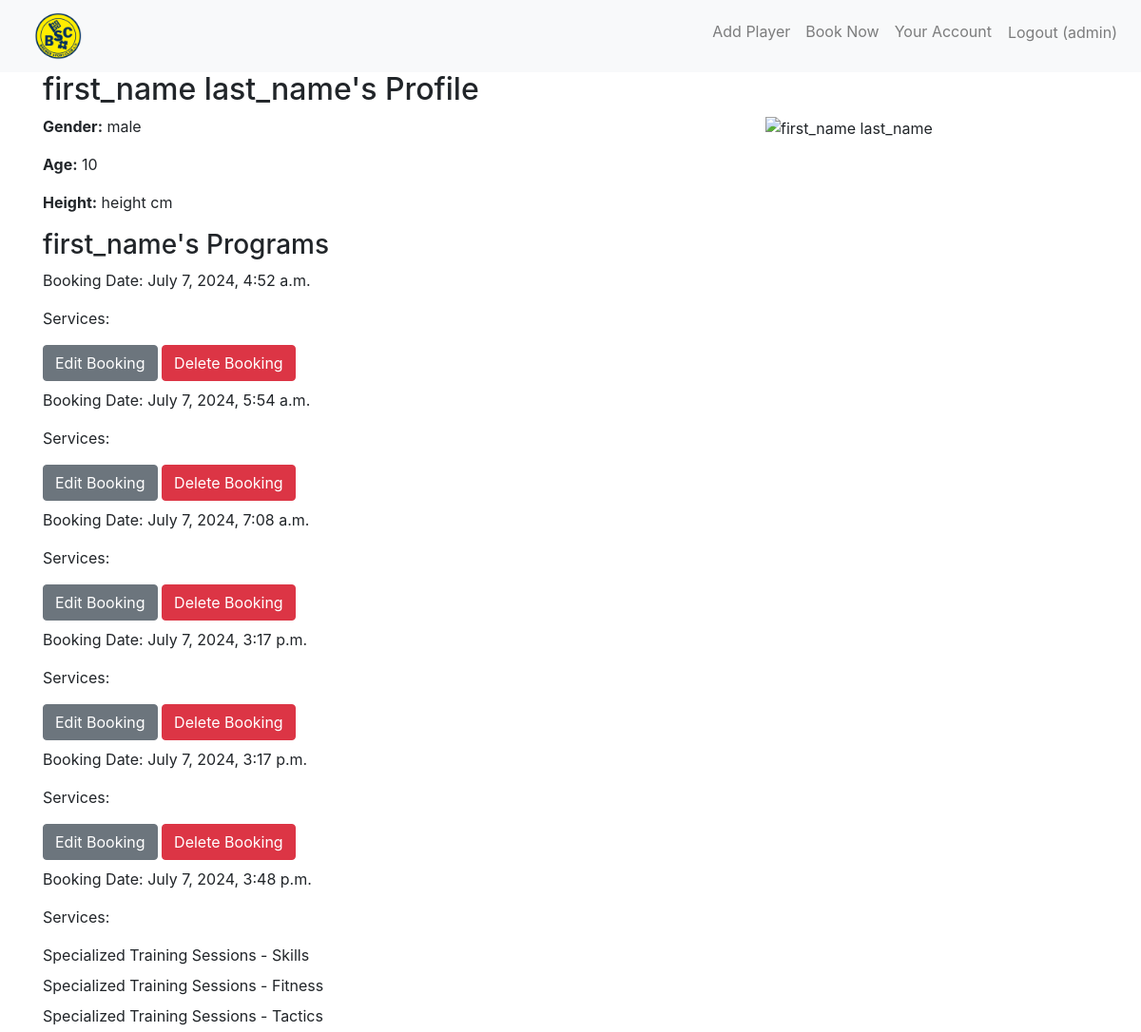
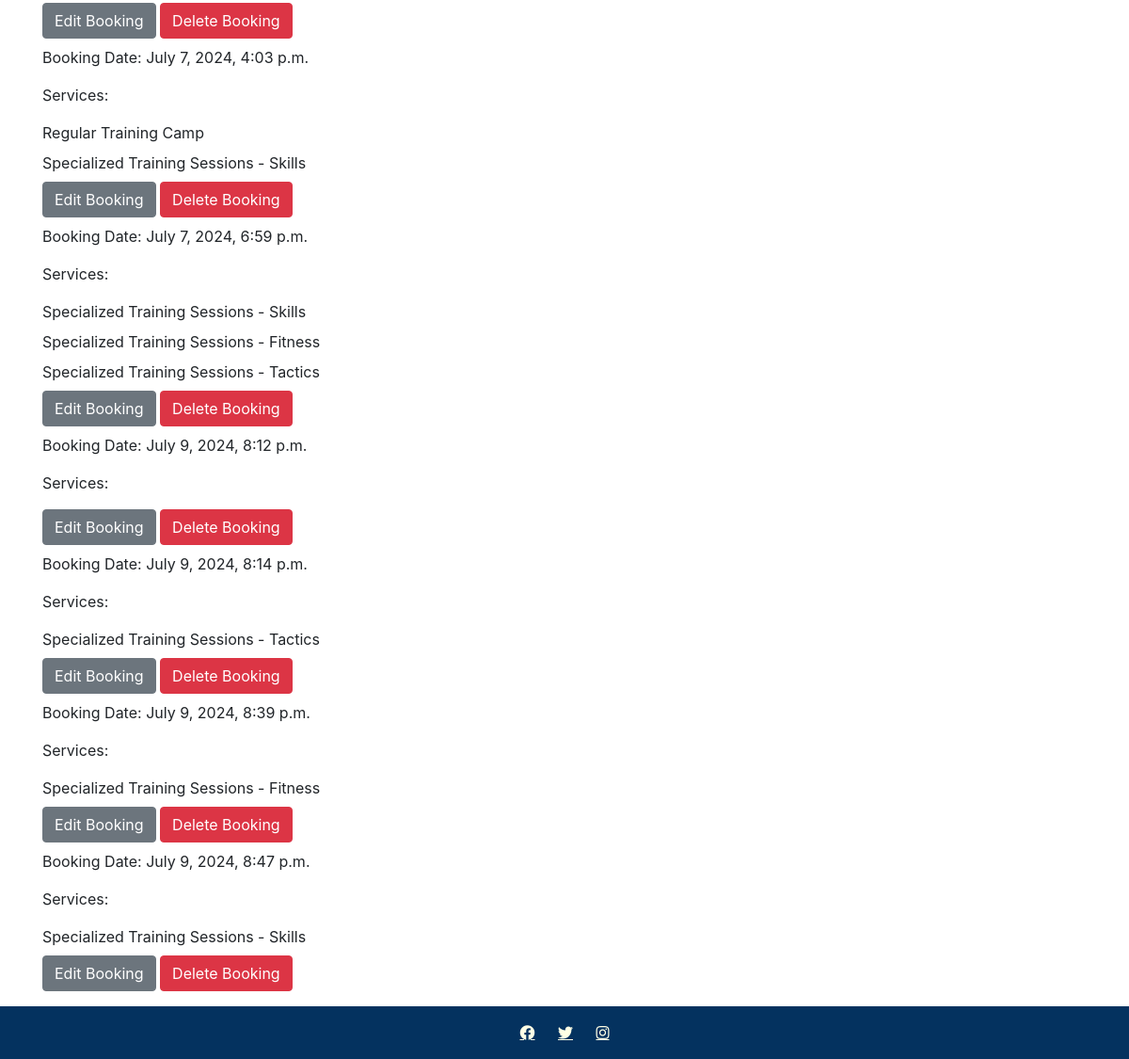
Page /player_profile/1/ (signed in) on the committed database (2 pictures, top to bottom).
### football_camp/models.py (models this page shows, shortened)
class Player(models.Model):
    user = models.ForeignKey(User, on_delete=models.CASCADE, related_name='players')
    first_name = models.CharField(max_length=30)
    last_name = models.CharField(max_length=30)
    age = models.IntegerField()
    gender = models.CharField(max_length=10, choices=[('girl', 'Girl'), ('boy', 'Boy')])
    height = models.FloatField()
    pic = models.ImageField(upload_to='players/', blank=True, null=True)
    class Meta:
        verbose_name = "Player"
        verbose_name_plural = "Players"

class Booking(models.Model):
    user = models.ForeignKey(User, on_delete=models.CASCADE, verbose_name="User")
    player = models.ForeignKey(Player, on_delete=models.CASCADE, verbose_name="Player")
    services = models.ManyToManyField(Service, verbose_name="Services")
    booking_date = models.DateTimeField(auto_now_add=True, verbose_name="Booking Date")
    class Meta:
        verbose_name = "Booking"
        verbose_name_plural = "Bookings"

class Service(models.Model):
    TRAININGS = (("skills", "Skills"), ("fitness", "Fitness"), ("tactics", "Tactics"), ("all", "All"))
    title = models.CharField(max_length=100, null=False, blank=False, verbose_name="Service Title")
    focus = models.CharField(max_length=200, verbose_name="Service Focus")
    duration = models.CharField(max_length=100, verbose_name="Service Duration")
    features = models.TextField(verbose_name="Service Features")
    training = models.CharField(max_length=10, choices=TRAININGS, null=True, blank=True, verbose_name="Training Type")
    image = models.ImageField(upload_to='services/', blank=True, null=True, verbose_name="Service Image")
    class Meta:
        verbose_name = "Service"
        verbose_name_plural = "Services"

### football_camp/views.py (the view)
# urls.py: path('player_profile/<int:player_id>/', views.player_profile, name='player_profile'),
@login_required
def player_profile(request, player_id):
    player = get_object_or_404(Player.objects.select_related('user'), id=player_id)
    if player.user != request.user:
        messages.error(request, "You do not have permission to view this player's profile.")
        return redirect('home')
    bookings = Booking.objects.filter(player=player).select_related('user').prefetch_related('services')
    return render(request, 'football_camp/player_profile.html', {'player': player, 'bookings': bookings})

### football_camp/templates/football_camp/player_profile.html (shortened to what this page needs)
{% extends 'football_camp/base.html' %}
{% block content %}
<div class="container">
    <h2>{{ player.first_name }} {{ player.last_name }}'s Profile</h2>
    <div class="row">
        <div class="col-md-8">
            <p><strong>Gender:</strong> {{ player.gender }}</p>
            <p><strong>Age:</strong> {{ player.age }}</p>
            <p><strong>Height:</strong> {{ player.height }} cm</p>
        </div>
        <div class="col-md-4">
            {% if player.pic %}
                <img src="{{ player.pic.url }}" class="img-fluid" alt="{{ player.first_name }} {{ player.last_name }}">
            {% endif %}
        </div>
    </div>
    <h3>{{ player.first_name }}'s Programs</h3>
    <ul>
        {% for booking in bookings %}
            <li>
                <p>Booking Date: {{ booking.booking_date }}</p>
                <p>Services:</p>
                <ul>
                    {% for service in booking.services.all %}
                        <li>{{ service.title }}</li>
                    {% endfor %}
                </ul>
                <a href="{% url 'edit_booking' booking_id=booking.id %}" class="btn btn-secondary">Edit Booking</a>
                <a href="{% url 'delete_booking' booking_id=booking.id %}" class="btn btn-danger">Delete Booking</a>
            </li>
        {% endfor %}
    </ul>
</div>
{% endblock %}

### football_camp/templates/football_camp/base.html (shortened to what this page needs)
<!DOCTYPE html>
<html lang="en">
<head>
    {% load static %}
    <link rel="stylesheet" href="{% static 'css/style.css' %}">
    <link rel="stylesheet" href="https://maxcdn.bootstrapcdn.com/bootstrap/4.5.2/css/bootstrap.min.css">
    <link rel="stylesheet" href="https://cdnjs.cloudflare.com/ajax/libs/font-awesome/5.15.3/css/all.min.css">
</head>
<body>
    <div class="wrapper">
        <nav class="navbar navbar-expand-lg navbar-light bg-light fixed-top">
            <a class="navbar-brand" href="{% url 'home' %}"><img src="{% static 'images/bsc-logo-.png' %}" alt="bsc-hastet-logo" class="logo-img-nav"></a>
            <div class="collapse navbar-collapse" id="navbarNav">
                <ul class="navbar-nav ml-auto">
                    {% if user.is_authenticated %}
                    <li class="nav-item">
                        <a class="nav-link" href="{% url 'manage_players' %}">Add Player</a>
                    </li>
                    <li class="nav-item">
                        <a class="nav-link" href="{% url 'book_service' %}">Book Now</a>
                    </li>
                    <li class="nav-item">
                        <a class="nav-link" href="{% url 'user_account' %}">Your Account</a>
                    </li>
                    <li class="nav-item">
                        <form method="post" action="{% url 'logout' %}">
                            <button type="submit" class="nav-link btn btn-link" style="cursor: pointer;">Logout
                                ({{ user.username }})</button>
                        </form>
                    </li>
                    {% endif %}
                </ul>
            </div>
        </nav>
        <main class="flex-shrink-0">
            {% block content %}{% endblock %}
        </main>
        <footer class="text-center mt-auto">
            <a href="https://facebook.com" target="_blank" class="fab fa-facebook"></a>
            <a href="https://twitter.com" target="_blank" class="fab fa-twitter"></a>
            <a href="https://instagram.com" target="_blank" class="fab fa-instagram"></a>
        </footer>
    </div>
</body>
</html>

### football_camp/static/css/style.css (style rules this page uses)
html, body { margin: 0; height: 100%; }
.wrapper { display: flex; min-height: 100vh; flex-direction: column; justify-content: space-between; }
.flex-shrink-0 { padding-top: 75px; }
main { flex: 1; }
.logo-img-nav { height: 50px; margin-left: 20px; }
.text-center a { color: #04325F; text-decoration: underline; }
ul { padding: 0; list-style: none; }
ul li { margin-bottom: 0.5rem; }
ul li a { text-decoration: none; color: #04325F; }
footer { background-color: #04325F; color: #FFFFE5; text-align: center; padding: 1rem 0; }
footer .fab { color: #ffffe5; margin: 0px 10px 0px 10px; }

### rows in the picture
Player: first_name "first_name", last_name "last_name", gender "male", age "10", height "height"
Booking: booking_date "July 7, 2024, 4:52 a.m."
Booking: booking_date "July 7, 2024, 5:54 a.m."
Booking: booking_date "July 7, 2024, 7:08 a.m."
Booking: booking_date "July 7, 2024, 3:17 p.m."
Booking: booking_date "July 7, 2024, 3:17 p.m."
Booking: booking_date "July 7, 2024, 3:48 p.m."
Service: title "Specialized Training Sessions - Skills"
Service: title "Specialized Training Sessions - Fitness"
Service: title "Specialized Training Sessions - Tactics"
Booking: booking_date "July 7, 2024, 4:03 p.m."
Service: title "Regular Training Camp"
Booking: booking_date "July 7, 2024, 6:59 p.m."
Booking: booking_date "July 9, 2024, 8:12 p.m."
Booking: booking_date "July 9, 2024, 8:14 p.m."
Booking: booking_date "July 9, 2024, 8:39 p.m."
Booking: booking_date "July 9, 2024, 8:47 p.m."

### other values in the picture
{{ user.username }} "admin"
